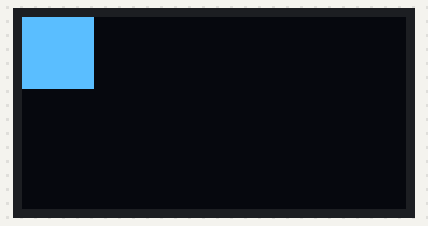
Simulated run of this sketch. Board: Arduino Uno, built with avr-gcc and run on an emulated ATmega328P. Parts: 128×64 one-colour display. Wiring (inferred from the names in the program): 24Cxx EEPROM at I2C address 0x50. The display library's start-up logo is not drawn; EEPROM starts erased.

Above: at 2.2 s.

The sketch:

eeprom_with_ssd1306.ino
```cpp
#include <Adafruit_SSD1306.h>
#include <Wire.h>
#include "CX01.h"

Adafruit_SSD1306 display(128, 64, &Wire, -1);

unsigned char bitmap_buffers[512] = {0};

void setup() {
  // put your setup code here, to run once:
  Serial.begin(9600);
  if(!display.begin(SSD1306_SWITCHCAPVCC, SSD1306_ADDRESS)){
    Serial.print(F("Unable to init SSD1306!"));
  }
  Wire.begin();
  display.display();
  delay(2000);
  display.clearDisplay();

  //print for the moon first:
  for(int a=0; a<=BITMAP_BUFFERS_SIZE; a++){
    bitmap_buffers[a] = (char)getDataEEPROM(moon_start+a);
  }
  display.drawBitmap(0, 0, bitmap_buffers, BITMAP_WIDTH, BITMAP_HEIGHT, SSD1306_WHITE);
  display.display();
  delay(3000);
  display.clearDisplay();

  //star_start
  for(int a=0; a<=BITMAP_BUFFERS_SIZE; a++){
    bitmap_buffers[a] = (char)getDataEEPROM(star_start+a);
  }
  display.drawBitmap(0, 0, bitmap_buffers, BITMAP_WIDTH, BITMAP_HEIGHT, SSD1306_WHITE);
  display.display();
  delay(3000);
  display.clearDisplay();

  //moonstar_start
  for(int a=0; a<=BITMAP_BUFFERS_SIZE; a++){
    bitmap_buffers[a] = (char)getDataEEPROM(moonstar_start+a);
  }
  display.drawBitmap(0, 0, bitmap_buffers, BITMAP_WIDTH, BITMAP_HEIGHT, SSD1306_WHITE);
  display.display();
  delay(3000);
  display.clearDisplay();
}

void loop() {


}

byte getDataEEPROM(int address){
  byte data = 0xFF;
  Wire.beginTransmission(I2C_ADDRESS);
  Wire.write((int)(address >> 8)); //MSB
  Wire.write((int)(address & 0xFF));
  Wire.endTransmission();
  Wire.requestFrom(I2C_ADDRESS, 1);
  data = Wire.read();
  return data;
}
```

CX01.h
```cpp
const uint8_t SSD1306_ADDRESS = 0x3C;
const uint8_t SCREEN_WIDTH = 126;
const uint8_t SCREEN_HEIGHT = 64;

const int I2C_ADDRESS = 0x50;
const uint8_t BITMAP_BUFFERS_SIZE = 72;
const uint8_t BITMAP_HEIGHT = 24;
const uint8_t BITMAP_WIDTH = 24;
const uint8_t moon_start = 0;
const uint8_t moon_end   = 71;
const uint8_t star_start = 72;
const uint8_t star_end   = 143;
const uint8_t moonstar_start = 144;
const uint8_t moonstar_end = 215;
```
